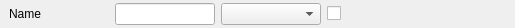
<?xml version="1.0" encoding="UTF-8"?>
<ui version="4.0">
 <class>SKismetInspectorItem</class>
 <widget class="QWidget" name="SKismetInspectorItem">
  <property name="geometry">
   <rect>
    <x>0</x>
    <y>0</y>
    <width>515</width>
    <height>26</height>
   </rect>
  </property>
  <property name="windowTitle">
   <string>SKismetInspectorItem</string>
  </property>
  <property name="styleSheet">
   <string notr="true"/>
  </property>
  <layout class="QHBoxLayout" name="baseLayout">
   <property name="leftMargin">
    <number>9</number>
   </property>
   <property name="topMargin">
    <number>3</number>
   </property>
   <property name="rightMargin">
    <number>9</number>
   </property>
   <property name="bottomMargin">
    <number>3</number>
   </property>
   <item>
    <widget class="QLabel" name="labelName">
     <property name="sizePolicy">
      <sizepolicy hsizetype="Minimum" vsizetype="Preferred">
       <horstretch>0</horstretch>
       <verstretch>0</verstretch>
      </sizepolicy>
     </property>
     <property name="minimumSize">
      <size>
       <width>100</width>
       <height>0</height>
      </size>
     </property>
     <property name="maximumSize">
      <size>
       <width>100</width>
       <height>16777215</height>
      </size>
     </property>
     <property name="text">
      <string>Name</string>
     </property>
    </widget>
   </item>
   <item>
    <widget class="QLineEdit" name="lineEdit">
     <property name="sizePolicy">
      <sizepolicy hsizetype="Minimum" vsizetype="Preferred">
       <horstretch>0</horstretch>
       <verstretch>0</verstretch>
      </sizepolicy>
     </property>
     <property name="minimumSize">
      <size>
       <width>100</width>
       <height>0</height>
      </size>
     </property>
     <property name="maximumSize">
      <size>
       <width>100</width>
       <height>16777215</height>
      </size>
     </property>
    </widget>
   </item>
   <item>
    <widget class="QComboBox" name="comboBox">
     <property name="sizePolicy">
      <sizepolicy hsizetype="Minimum" vsizetype="Preferred">
       <horstretch>0</horstretch>
       <verstretch>0</verstretch>
      </sizepolicy>
     </property>
     <property name="minimumSize">
      <size>
       <width>100</width>
       <height>0</height>
      </size>
     </property>
     <property name="maximumSize">
      <size>
       <width>100</width>
       <height>16777215</height>
      </size>
     </property>
    </widget>
   </item>
   <item>
    <widget class="QCheckBox" name="checkBox">
     <property name="sizePolicy">
      <sizepolicy hsizetype="Fixed" vsizetype="Fixed">
       <horstretch>0</horstretch>
       <verstretch>0</verstretch>
      </sizepolicy>
     </property>
     <property name="text">
      <string/>
     </property>
    </widget>
   </item>
   <item>
    <spacer name="horizontalSpacer_2">
     <property name="orientation">
      <enum>Qt::Horizontal</enum>
     </property>
     <property name="sizeHint" stdset="0">
      <size>
       <width>1</width>
       <height>20</height>
      </size>
     </property>
    </spacer>
   </item>
  </layout>
 </widget>
 <layoutdefault spacing="6" margin="11"/>
 <resources/>
 <connections/>
</ui>
